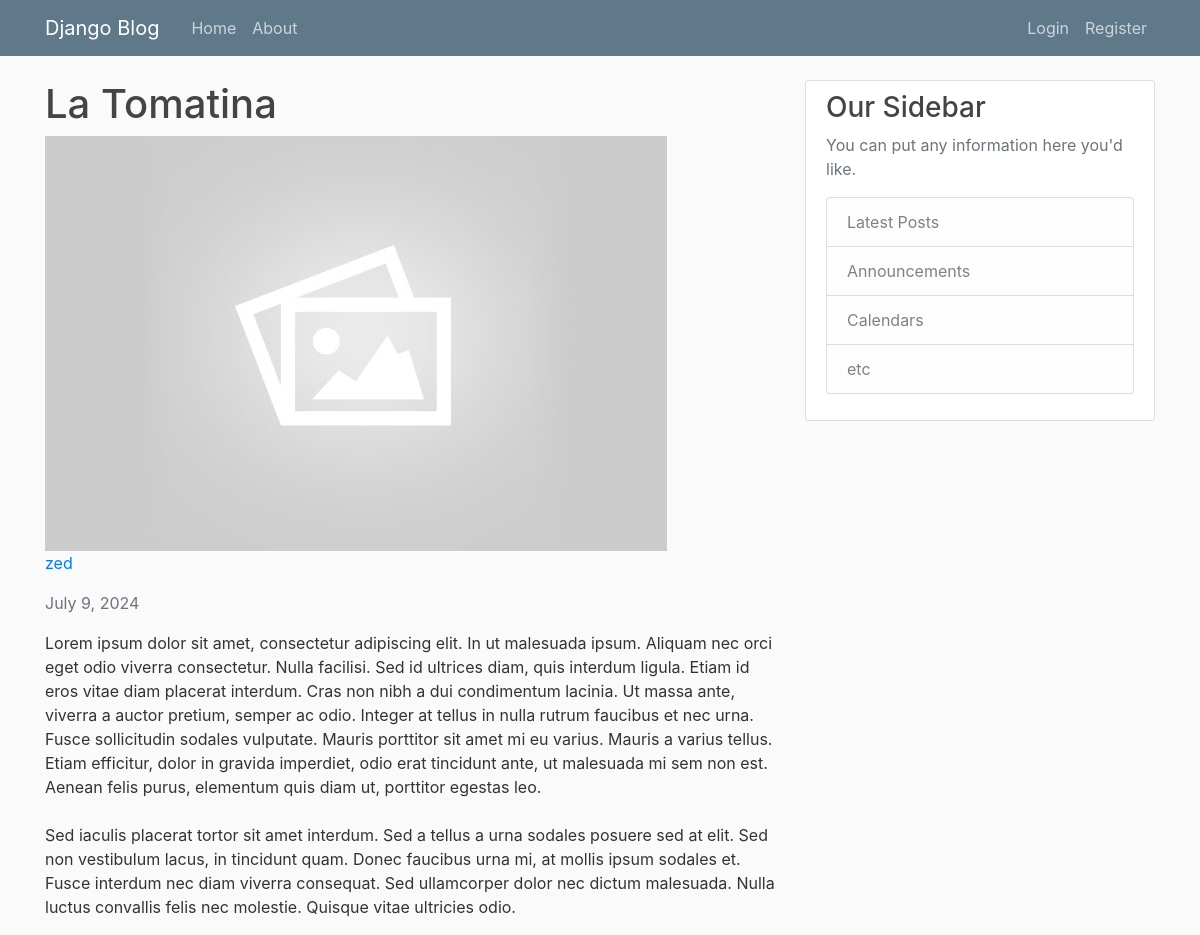
Page /user/post/8/ on the committed database.
### blog/models.py (models this page shows, shortened)
class Post(models.Model):
    title = models.CharField(max_length=100)
    author = models.ForeignKey(User, on_delete=models.CASCADE)
    created_time = models.DateField(auto_now_add=True)
    content = models.TextField()
    image = models.ImageField(default='default.jpg', null=True, blank=True)

### blog/views.py (the view)
# urls.py: path('post/<str:pk>/', views.PostDetailView.as_view(), name='blog-post'),
class PostDetailView(DetailView):
    model = Post
    template_name = 'blog-post.html'

### blog/templates/blog-post.html (shortened to what this page needs)
{% extends "main.html" %}
{% block content %}
    <h1>{{post.title}}</h1>
    <img class="thumbnail" src="{{ post.image.url }}" alt="Blog thumbnail" />
    <p><a class="mr-2" href="{% url 'user-blogs' post.author %}">{{ post.author }}</a></p>
    <p class="text-muted">{{ post.created_time }}</p>
    <p class="article-content">{{ post.content }}</p>
{% endblock %}

### static/styles/main.css (style rules this page uses)
body { background: #fafafa; color: #333333; margin-top: 5rem; }
h1, h2, h3, h4, h5, h6 { color: #444444; }
.article-content { white-space: pre-line; }

### rows in the picture
Post: title "La Tomatina", image (placeholder picture), author "zed", created_time "July 9, 2024", content "Lorem ipsum dolor sit amet, consectetur adipiscing elit. In ut malesuada ipsum. Aliquam nec orci eget odio viverra consectetur. Nulla facilisi. Sed id ultrices diam, quis interdum ligula. Etiam id eros vitae diam placerat interdum. Cras non nibh a dui condimentum lacinia. Ut massa ante, viverra a auctor pretium, semper ac odio. Integer at tellus in nulla rutrum faucibus et nec urna. Fusce sollicitudin sodales vulputate. Mauris porttitor sit amet mi eu varius. Mauris a varius tellus. Etiam efficitur, dolor in gravida imperdiet, odio erat tincidunt ante, ut malesuada mi sem non est. Aenean felis purus, elementum quis diam ut, porttitor egestas leo. Sed iaculis placerat tortor sit amet…"
